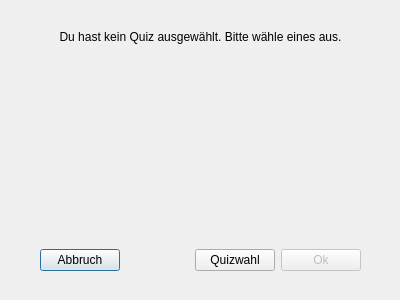
<?xml version="1.0" encoding="UTF-8"?>
<ui version="4.0">
 <class>noPathNotification</class>
 <widget class="QDialog" name="noPathNotification">
  <property name="geometry">
   <rect>
    <x>0</x>
    <y>0</y>
    <width>400</width>
    <height>300</height>
   </rect>
  </property>
  <property name="windowTitle">
   <string>Wähle ein Quiz</string>
  </property>
  <widget class="QWidget" name="layoutWidget">
   <property name="geometry">
    <rect>
     <x>40</x>
     <y>30</y>
     <width>321</width>
     <height>241</height>
    </rect>
   </property>
   <layout class="QVBoxLayout" name="verticalLayout">
    <item>
     <widget class="QLabel" name="label">
      <property name="text">
       <string>&lt;html&gt;&lt;head/&gt;&lt;body&gt;&lt;p align=&quot;center&quot;&gt;Du hast kein Quiz ausgewählt. Bitte wähle eines aus.&lt;/p&gt;&lt;/body&gt;&lt;/html&gt;</string>
      </property>
     </widget>
    </item>
    <item>
     <widget class="QLabel" name="label_2">
      <property name="text">
       <string>&lt;html&gt;&lt;head/&gt;&lt;body&gt;&lt;p align=&quot;center&quot;&gt;&lt;br/&gt;&lt;/p&gt;&lt;/body&gt;&lt;/html&gt;</string>
      </property>
     </widget>
    </item>
    <item>
     <spacer name="verticalSpacer">
      <property name="orientation">
       <enum>Qt::Vertical</enum>
      </property>
      <property name="sizeHint" stdset="0">
       <size>
        <width>20</width>
        <height>48</height>
       </size>
      </property>
     </spacer>
    </item>
    <item>
     <layout class="QHBoxLayout" name="horizontalLayout">
      <item>
       <widget class="QPushButton" name="pushButton_2">
        <property name="text">
         <string>Abbruch</string>
        </property>
       </widget>
      </item>
      <item>
       <spacer name="horizontalSpacer">
        <property name="orientation">
         <enum>Qt::Horizontal</enum>
        </property>
        <property name="sizeHint" stdset="0">
         <size>
          <width>58</width>
          <height>20</height>
         </size>
        </property>
       </spacer>
      </item>
      <item>
       <widget class="QPushButton" name="pushButton">
        <property name="text">
         <string>Quizwahl</string>
        </property>
       </widget>
      </item>
      <item>
       <widget class="QPushButton" name="pushButton_3">
        <property name="enabled">
         <bool>false</bool>
        </property>
        <property name="text">
         <string>Ok</string>
        </property>
       </widget>
      </item>
     </layout>
    </item>
   </layout>
  </widget>
 </widget>
 <resources/>
 <connections/>
</ui>
